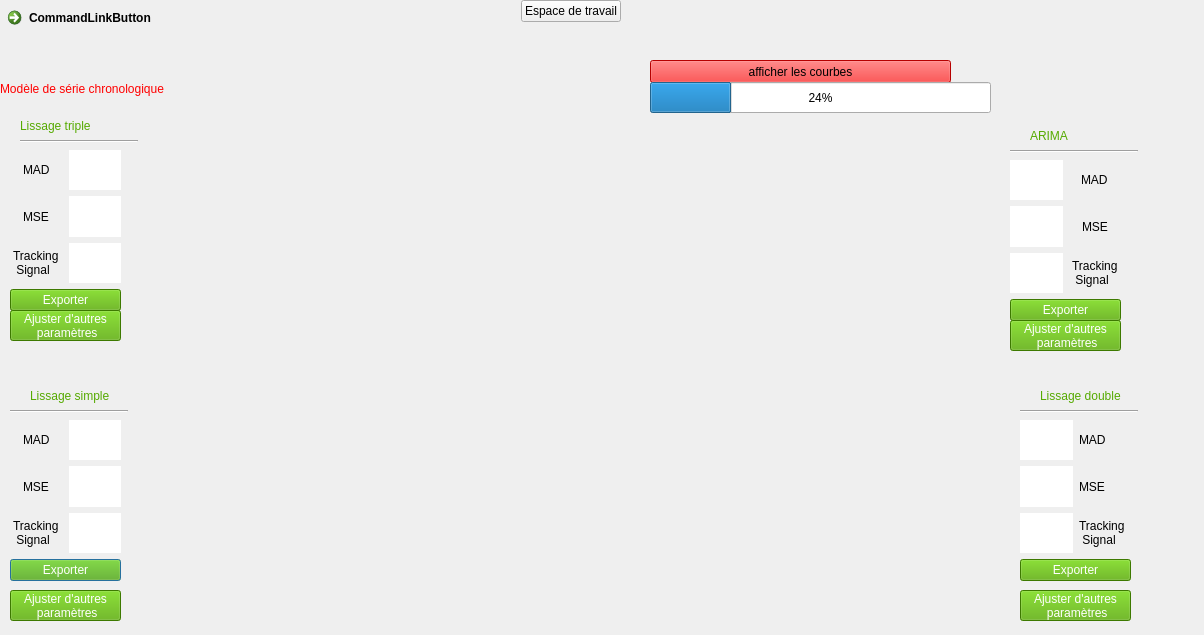
<?xml version="1.0" encoding="UTF-8"?>
<ui version="4.0">
 <class>Dialog</class>
 <widget class="QDialog" name="Dialog">
  <property name="geometry">
   <rect>
    <x>0</x>
    <y>0</y>
    <width>1204</width>
    <height>635</height>
   </rect>
  </property>
  <property name="windowTitle">
   <string>Dialog</string>
  </property>
  <widget class="QLabel" name="label_3">
   <property name="geometry">
    <rect>
     <x>20</x>
     <y>110</y>
     <width>121</width>
     <height>31</height>
    </rect>
   </property>
   <property name="styleSheet">
    <string notr="true">color: rgb(85, 170, 0);
font: 11pt &quot;MS Shell Dlg 2&quot;;</string>
   </property>
   <property name="text">
    <string>Lissage triple</string>
   </property>
  </widget>
  <widget class="QWidget" name="layoutWidget">
   <property name="geometry">
    <rect>
     <x>10</x>
     <y>420</y>
     <width>111</width>
     <height>161</height>
    </rect>
   </property>
   <layout class="QGridLayout" name="gridLayout_7">
    <item row="0" column="0">
     <layout class="QVBoxLayout" name="verticalLayout_4">
      <item>
       <layout class="QHBoxLayout" name="horizontalLayout_4">
        <item alignment="Qt::AlignHCenter">
         <widget class="QLabel" name="label_13">
          <property name="text">
           <string>MAD</string>
          </property>
         </widget>
        </item>
        <item>
         <widget class="QLabel" name="mad3">
          <property name="styleSheet">
           <string notr="true">background-color: rgb(255, 255, 255);</string>
          </property>
          <property name="text">
           <string/>
          </property>
         </widget>
        </item>
       </layout>
      </item>
      <item>
       <layout class="QHBoxLayout" name="horizontalLayout_5">
        <item alignment="Qt::AlignHCenter">
         <widget class="QLabel" name="label_15">
          <property name="text">
           <string>MSE</string>
          </property>
         </widget>
        </item>
        <item>
         <widget class="QLabel" name="mse3">
          <property name="styleSheet">
           <string notr="true">background-color: rgb(255, 255, 255);</string>
          </property>
          <property name="text">
           <string/>
          </property>
         </widget>
        </item>
       </layout>
      </item>
      <item>
       <layout class="QHBoxLayout" name="horizontalLayout_6">
        <item alignment="Qt::AlignHCenter">
         <widget class="QLabel" name="label_17">
          <property name="text">
           <string>Tracking
 Signal</string>
          </property>
         </widget>
        </item>
        <item>
         <widget class="QLabel" name="rmse3">
          <property name="styleSheet">
           <string notr="true">background-color: rgb(255, 255, 255);</string>
          </property>
          <property name="text">
           <string/>
          </property>
         </widget>
        </item>
       </layout>
      </item>
     </layout>
    </item>
    <item row="1" column="0">
     <widget class="QPushButton" name="exporter3">
      <property name="styleSheet">
       <string notr="true">background-color: rgb(85, 170, 0);
color: rgb(255, 255, 255);</string>
      </property>
      <property name="text">
       <string>Exporter</string>
      </property>
      <property name="iconSize">
       <size>
        <width>20</width>
        <height>20</height>
       </size>
      </property>
     </widget>
    </item>
   </layout>
  </widget>
  <widget class="QLabel" name="label_5">
   <property name="geometry">
    <rect>
     <x>30</x>
     <y>380</y>
     <width>121</width>
     <height>31</height>
    </rect>
   </property>
   <property name="styleSheet">
    <string notr="true">color: rgb(85, 170, 0);
font: 11pt &quot;MS Shell Dlg 2&quot;;</string>
   </property>
   <property name="text">
    <string>Lissage simple</string>
   </property>
  </widget>
  <widget class="QWidget" name="layoutWidget_3">
   <property name="geometry">
    <rect>
     <x>0</x>
     <y>0</y>
     <width>621</width>
     <height>109</height>
    </rect>
   </property>
   <layout class="QVBoxLayout" name="verticalLayout_5">
    <item>
     <layout class="QHBoxLayout" name="horizontalLayout_7">
      <item alignment="Qt::AlignLeft|Qt::AlignTop">
       <widget class="QCommandLinkButton" name="retour">
        <property name="text">
         <string>CommandLinkButton</string>
        </property>
       </widget>
      </item>
      <item alignment="Qt::AlignRight|Qt::AlignTop">
       <widget class="QPushButton" name="pushButton_5">
        <property name="text">
         <string>Espace de travail</string>
        </property>
       </widget>
      </item>
     </layout>
    </item>
    <item>
     <spacer name="horizontalSpacer">
      <property name="orientation">
       <enum>Qt::Horizontal</enum>
      </property>
      <property name="sizeHint" stdset="0">
       <size>
        <width>40</width>
        <height>20</height>
       </size>
      </property>
     </spacer>
    </item>
    <item>
     <widget class="QLabel" name="label">
      <property name="styleSheet">
       <string notr="true">color: rgb(255, 0, 0);
font: 75 13pt &quot;MS Shell Dlg 2&quot;;</string>
      </property>
      <property name="text">
       <string>Modèle de série chronologique</string>
      </property>
     </widget>
    </item>
   </layout>
  </widget>
  <widget class="QPushButton" name="afficher">
   <property name="geometry">
    <rect>
     <x>650</x>
     <y>60</y>
     <width>301</width>
     <height>23</height>
    </rect>
   </property>
   <property name="styleSheet">
    <string notr="true">font: 75 14pt &quot;MS Shell Dlg 2&quot;;
background-color: rgb(255, 0, 0)</string>
   </property>
   <property name="text">
    <string>afficher les courbes</string>
   </property>
  </widget>
  <widget class="QLabel" name="label_4">
   <property name="geometry">
    <rect>
     <x>1030</x>
     <y>120</y>
     <width>121</width>
     <height>31</height>
    </rect>
   </property>
   <property name="styleSheet">
    <string notr="true">color: rgb(85, 170, 0);
font: 11pt &quot;MS Shell Dlg 2&quot;;</string>
   </property>
   <property name="text">
    <string>ARIMA</string>
   </property>
  </widget>
  <widget class="QWidget" name="layoutWidget_2">
   <property name="geometry">
    <rect>
     <x>1010</x>
     <y>160</y>
     <width>111</width>
     <height>161</height>
    </rect>
   </property>
   <layout class="QGridLayout" name="gridLayout_8">
    <item row="0" column="0">
     <layout class="QVBoxLayout" name="verticalLayout_6">
      <item>
       <layout class="QHBoxLayout" name="horizontalLayout_8">
        <item>
         <widget class="QLabel" name="mad2">
          <property name="styleSheet">
           <string notr="true">background-color: rgb(255, 255, 255);</string>
          </property>
          <property name="text">
           <string/>
          </property>
         </widget>
        </item>
        <item alignment="Qt::AlignHCenter">
         <widget class="QLabel" name="zz">
          <property name="text">
           <string>MAD</string>
          </property>
         </widget>
        </item>
       </layout>
      </item>
      <item>
       <layout class="QHBoxLayout" name="horizontalLayout_9">
        <item>
         <widget class="QLabel" name="mse2">
          <property name="styleSheet">
           <string notr="true">background-color: rgb(255, 255, 255);</string>
          </property>
          <property name="text">
           <string/>
          </property>
         </widget>
        </item>
        <item alignment="Qt::AlignHCenter">
         <widget class="QLabel" name="rr">
          <property name="text">
           <string>MSE</string>
          </property>
         </widget>
        </item>
       </layout>
      </item>
      <item>
       <layout class="QHBoxLayout" name="horizontalLayout_10">
        <item>
         <widget class="QLabel" name="rmse2">
          <property name="styleSheet">
           <string notr="true">background-color: rgb(255, 255, 255);</string>
          </property>
          <property name="text">
           <string/>
          </property>
         </widget>
        </item>
        <item alignment="Qt::AlignHCenter">
         <widget class="QLabel" name="gg">
          <property name="text">
           <string>Tracking
 Signal</string>
          </property>
         </widget>
        </item>
       </layout>
      </item>
     </layout>
    </item>
    <item row="1" column="0">
     <widget class="QPushButton" name="exporter2">
      <property name="styleSheet">
       <string notr="true">background-color: rgb(85, 170, 0);
color: rgb(255, 255, 255);</string>
      </property>
      <property name="text">
       <string>Exporter</string>
      </property>
      <property name="iconSize">
       <size>
        <width>20</width>
        <height>20</height>
       </size>
      </property>
     </widget>
    </item>
   </layout>
  </widget>
  <widget class="QWidget" name="layoutWidget_4">
   <property name="geometry">
    <rect>
     <x>1020</x>
     <y>420</y>
     <width>111</width>
     <height>161</height>
    </rect>
   </property>
   <layout class="QGridLayout" name="gridLayout_9">
    <item row="0" column="0">
     <layout class="QVBoxLayout" name="verticalLayout_7">
      <item>
       <layout class="QHBoxLayout" name="horizontalLayout_11">
        <item>
         <widget class="QLabel" name="mad4">
          <property name="styleSheet">
           <string notr="true">background-color: rgb(255, 255, 255);</string>
          </property>
          <property name="text">
           <string/>
          </property>
         </widget>
        </item>
        <item>
         <widget class="QLabel" name="mmm">
          <property name="text">
           <string>MAD</string>
          </property>
         </widget>
        </item>
       </layout>
      </item>
      <item>
       <layout class="QHBoxLayout" name="horizontalLayout_12">
        <item>
         <widget class="QLabel" name="mse4">
          <property name="styleSheet">
           <string notr="true">background-color: rgb(255, 255, 255);</string>
          </property>
          <property name="text">
           <string/>
          </property>
         </widget>
        </item>
        <item>
         <widget class="QLabel" name="oo">
          <property name="text">
           <string>MSE</string>
          </property>
         </widget>
        </item>
       </layout>
      </item>
      <item>
       <layout class="QHBoxLayout" name="horizontalLayout_13">
        <item>
         <widget class="QLabel" name="rmse4">
          <property name="styleSheet">
           <string notr="true">background-color: rgb(255, 255, 255);</string>
          </property>
          <property name="text">
           <string/>
          </property>
         </widget>
        </item>
        <item>
         <widget class="QLabel" name="hh">
          <property name="text">
           <string>Tracking
 Signal</string>
          </property>
         </widget>
        </item>
       </layout>
      </item>
     </layout>
    </item>
    <item row="1" column="0">
     <widget class="QPushButton" name="exporter4">
      <property name="styleSheet">
       <string notr="true">background-color: rgb(85, 170, 0);
color: rgb(255, 255, 255);</string>
      </property>
      <property name="text">
       <string>Exporter</string>
      </property>
      <property name="iconSize">
       <size>
        <width>20</width>
        <height>20</height>
       </size>
      </property>
     </widget>
    </item>
   </layout>
  </widget>
  <widget class="QLabel" name="label_30">
   <property name="geometry">
    <rect>
     <x>1040</x>
     <y>380</y>
     <width>121</width>
     <height>31</height>
    </rect>
   </property>
   <property name="styleSheet">
    <string notr="true">color: rgb(85, 170, 0);
font: 11pt &quot;MS Shell Dlg 2&quot;;</string>
   </property>
   <property name="text">
    <string>Lissage double</string>
   </property>
  </widget>
  <widget class="QPushButton" name="ajuster2">
   <property name="geometry">
    <rect>
     <x>1010</x>
     <y>320</y>
     <width>111</width>
     <height>31</height>
    </rect>
   </property>
   <property name="styleSheet">
    <string notr="true">white-space: normal;
overflow-wrap: break-word;
background-color: rgb(85, 170, 0);
color: rgb(255, 255, 255);</string>
   </property>
   <property name="text">
    <string>Ajuster d'autres
 paramètres</string>
   </property>
   <property name="iconSize">
    <size>
     <width>20</width>
     <height>20</height>
    </size>
   </property>
  </widget>
  <widget class="QPushButton" name="ajuster4">
   <property name="geometry">
    <rect>
     <x>1020</x>
     <y>590</y>
     <width>111</width>
     <height>31</height>
    </rect>
   </property>
   <property name="styleSheet">
    <string notr="true">white-space: normal;
overflow-wrap: break-word;
background-color: rgb(85, 170, 0);
color: rgb(255, 255, 255);</string>
   </property>
   <property name="text">
    <string>Ajuster d'autres
 paramètres</string>
   </property>
   <property name="iconSize">
    <size>
     <width>20</width>
     <height>20</height>
    </size>
   </property>
  </widget>
  <widget class="QPushButton" name="ajuster1">
   <property name="geometry">
    <rect>
     <x>10</x>
     <y>310</y>
     <width>111</width>
     <height>31</height>
    </rect>
   </property>
   <property name="styleSheet">
    <string notr="true">white-space: normal;
overflow-wrap: break-word;
background-color: rgb(85, 170, 0);
color: rgb(255, 255, 255);</string>
   </property>
   <property name="text">
    <string>Ajuster d'autres
 paramètres</string>
   </property>
   <property name="iconSize">
    <size>
     <width>20</width>
     <height>20</height>
    </size>
   </property>
  </widget>
  <widget class="QPushButton" name="ajuster3">
   <property name="geometry">
    <rect>
     <x>10</x>
     <y>590</y>
     <width>111</width>
     <height>31</height>
    </rect>
   </property>
   <property name="styleSheet">
    <string notr="true">white-space: normal;
overflow-wrap: break-word;
background-color: rgb(85, 170, 0);
color: rgb(255, 255, 255);</string>
   </property>
   <property name="text">
    <string>Ajuster d'autres
 paramètres</string>
   </property>
   <property name="iconSize">
    <size>
     <width>20</width>
     <height>20</height>
    </size>
   </property>
  </widget>
  <widget class="QProgressBar" name="progressBar">
   <property name="geometry">
    <rect>
     <x>650</x>
     <y>82</y>
     <width>341</width>
     <height>31</height>
    </rect>
   </property>
   <property name="value">
    <number>24</number>
   </property>
  </widget>
  <widget class="Line" name="line">
   <property name="geometry">
    <rect>
     <x>1010</x>
     <y>150</y>
     <width>118</width>
     <height>3</height>
    </rect>
   </property>
   <property name="styleSheet">
    <string notr="true">color:'red'</string>
   </property>
   <property name="orientation">
    <enum>Qt::Horizontal</enum>
   </property>
  </widget>
  <widget class="Line" name="line_2">
   <property name="geometry">
    <rect>
     <x>1020</x>
     <y>150</y>
     <width>118</width>
     <height>3</height>
    </rect>
   </property>
   <property name="orientation">
    <enum>Qt::Horizontal</enum>
   </property>
  </widget>
  <widget class="Line" name="line_3">
   <property name="geometry">
    <rect>
     <x>10</x>
     <y>410</y>
     <width>118</width>
     <height>3</height>
    </rect>
   </property>
   <property name="orientation">
    <enum>Qt::Horizontal</enum>
   </property>
  </widget>
  <widget class="Line" name="line_4">
   <property name="geometry">
    <rect>
     <x>1020</x>
     <y>410</y>
     <width>118</width>
     <height>3</height>
    </rect>
   </property>
   <property name="orientation">
    <enum>Qt::Horizontal</enum>
   </property>
  </widget>
  <widget class="Line" name="line_5">
   <property name="geometry">
    <rect>
     <x>590</x>
     <y>640</y>
     <width>118</width>
     <height>3</height>
    </rect>
   </property>
   <property name="orientation">
    <enum>Qt::Horizontal</enum>
   </property>
  </widget>
  <widget class="Line" name="line_6">
   <property name="geometry">
    <rect>
     <x>20</x>
     <y>140</y>
     <width>118</width>
     <height>3</height>
    </rect>
   </property>
   <property name="orientation">
    <enum>Qt::Horizontal</enum>
   </property>
  </widget>
  <widget class="QWidget" name="layoutWidget">
   <property name="geometry">
    <rect>
     <x>10</x>
     <y>150</y>
     <width>111</width>
     <height>161</height>
    </rect>
   </property>
   <layout class="QGridLayout" name="gridLayout">
    <item row="0" column="0">
     <layout class="QVBoxLayout" name="verticalLayout_3">
      <item>
       <layout class="QHBoxLayout" name="horizontalLayout">
        <item alignment="Qt::AlignHCenter">
         <widget class="QLabel" name="label_6">
          <property name="text">
           <string>MAD</string>
          </property>
         </widget>
        </item>
        <item>
         <widget class="QLabel" name="mad1">
          <property name="styleSheet">
           <string notr="true">background-color: rgb(255, 255, 255);</string>
          </property>
          <property name="text">
           <string/>
          </property>
         </widget>
        </item>
       </layout>
      </item>
      <item>
       <layout class="QHBoxLayout" name="horizontalLayout_2">
        <item alignment="Qt::AlignHCenter">
         <widget class="QLabel" name="label_7">
          <property name="text">
           <string>MSE</string>
          </property>
         </widget>
        </item>
        <item>
         <widget class="QLabel" name="mse1">
          <property name="styleSheet">
           <string notr="true">background-color: rgb(255, 255, 255);</string>
          </property>
          <property name="text">
           <string/>
          </property>
         </widget>
        </item>
       </layout>
      </item>
      <item>
       <layout class="QHBoxLayout" name="horizontalLayout_3">
        <item alignment="Qt::AlignHCenter">
         <widget class="QLabel" name="label_8">
          <property name="text">
           <string>Tracking
 Signal</string>
          </property>
         </widget>
        </item>
        <item>
         <widget class="QLabel" name="rmse1">
          <property name="styleSheet">
           <string notr="true">background-color: rgb(255, 255, 255);</string>
          </property>
          <property name="text">
           <string/>
          </property>
         </widget>
        </item>
       </layout>
      </item>
     </layout>
    </item>
    <item row="1" column="0">
     <widget class="QPushButton" name="exporter1">
      <property name="styleSheet">
       <string notr="true">background-color: rgb(85, 170, 0);
color: rgb(255, 255, 255);</string>
      </property>
      <property name="text">
       <string>Exporter</string>
      </property>
      <property name="iconSize">
       <size>
        <width>20</width>
        <height>20</height>
       </size>
      </property>
     </widget>
    </item>
   </layout>
  </widget>
  <widget class="QWidget" name="layoutWidget">
   <property name="geometry">
    <rect>
     <x>140</x>
     <y>120</y>
     <width>861</width>
     <height>521</height>
    </rect>
   </property>
   <layout class="QGridLayout" name="gridLayout_6">
    <item row="0" column="0">
     <layout class="QGridLayout" name="gridLayout_2">
      <item row="0" column="0">
       <widget class="MplWidget" name="courbe1" native="true"/>
      </item>
     </layout>
    </item>
    <item row="0" column="1">
     <layout class="QGridLayout" name="gridLayout_3">
      <item row="0" column="0">
       <widget class="MplWidget" name="courbe2" native="true"/>
      </item>
     </layout>
    </item>
    <item row="1" column="0">
     <layout class="QGridLayout" name="gridLayout_4">
      <item row="0" column="0">
       <widget class="MplWidget" name="courbe3" native="true"/>
      </item>
     </layout>
    </item>
    <item row="1" column="1">
     <layout class="QGridLayout" name="gridLayout_5">
      <item row="0" column="0">
       <widget class="MplWidget" name="courbe4" native="true"/>
      </item>
     </layout>
    </item>
   </layout>
  </widget>
 </widget>
 <customwidgets>
  <customwidget>
   <class>MplWidget</class>
   <extends>QWidget</extends>
   <header location="global">mplwidget.h</header>
   <container>1</container>
  </customwidget>
 </customwidgets>
 <resources/>
 <connections/>
</ui>
